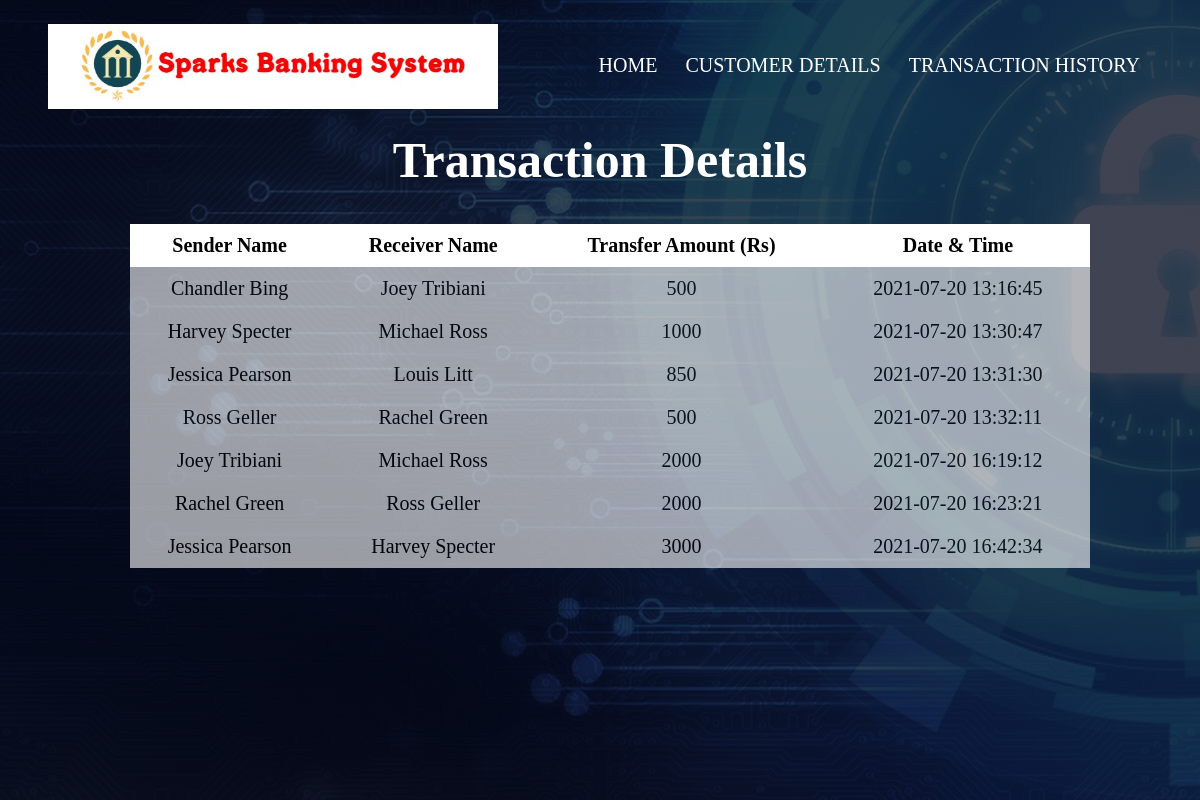
The page /transactionhistory.php on the database its author committed.
### tables this page shows
CREATE TABLE `transaction` (
  `sno` int(20) NOT NULL,
  `sender` text NOT NULL,
  `receiver` text NOT NULL,
  `balance` int(100) NOT NULL,
  `datetime` datetime NOT NULL DEFAULT current_timestamp()
);

### transactionhistory.php (the view, shortened to what this page needs)
<?php
    include ('header.php');
?>
<?php
include ('connection.php');
$query = "SELECT * FROM `transaction`";
$result1 = mysqli_query($connect, $query);
?>
<!DOCTYPE html>
<html lang="en">
<head>
    <link rel="stylesheet" href="transactionhistory.css">
</head>
<body>
    <section>
        <h1>Transaction Details</h1>
        <table>
            <tr>
                <th>Sender Name</th>
                <th>Receiver Name</th>
                <th>Transfer Amount (Rs)</th>
                <th>Date & Time</th>
            </tr>
            <?php
                while($rows=$result1->fetch_assoc())
                {
             ?>
            <tr>
                <td><?php echo $rows['sender'];?></td>
                <td><?php echo $rows['receiver'];?></td>
                <td><?php echo $rows['balance'];?></td>
                <td><?php echo $rows['datetime'];?></td>
            </tr>
            <?php
                }
            ?>
        </table>
    </section>
</body>
</html>

### style.css (style rules this page uses)
* { margin: 0; padding: 0; }

### transactionhistory.css (style rules this page uses)
* { margin: 0; padding: 0; }
table { width: 80%; margin: 0 auto; position: absolute; font-size: 20px; border: 1px black; top: 28%; left: 10.8%; border-collapse: collapse; }
h1 { width: 90%; color: #fff; position: absolute; top: 20%; left: 50%; transform: translate(-50%,-50%); text-align: center; font-size: 50px; font-family: 'Gill Sans', 'Gill Sans MT', ' Calibri', 'Trebuchet MS', 'sans-serif'; }
td { background-color: #fff; border: 2px solid white; opacity: 0.6; }
th,td { font-weight: bold; border: 1px; padding: 10px; text-align: center; border-bottom: 1px white; }
th { background-color: white; }
td { font-weight: lighter; }

### rows shown on the page
transaction: sender "Chandler Bing", receiver "Joey Tribiani", balance "500", datetime "2021-07-20 13:16:45"
transaction: sender "Harvey Specter", receiver "Michael Ross", balance "1000", datetime "2021-07-20 13:30:47"
transaction: sender "Jessica Pearson", receiver "Louis Litt", balance "850", datetime "2021-07-20 13:31:30"
transaction: sender "Ross Geller", receiver "Rachel Green", balance "500", datetime "2021-07-20 13:32:11"
transaction: sender "Joey Tribiani", receiver "Michael Ross", balance "2000", datetime "2021-07-20 16:19:12"
transaction: sender "Rachel Green", receiver "Ross Geller", balance "2000", datetime "2021-07-20 16:23:21"
transaction: sender "Jessica Pearson", receiver "Harvey Specter", balance "3000", datetime "2021-07-20 16:42:34"
